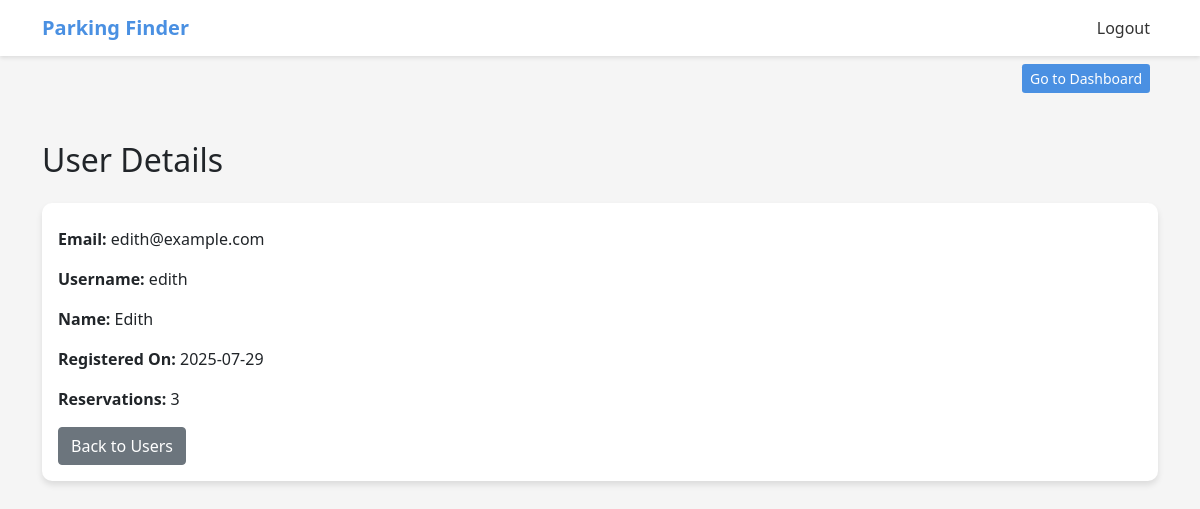
Page /admin/users/2/details (signed in) on the committed database.
### app/models.py (models this page shows, shortened)
class User(UserMixin, db.Model):
    __tablename__ = 'users'
    id = db.Column(db.Integer, primary_key=True)
    username = db.Column(db.String(64), unique=True, nullable=False)
    email = db.Column(db.String(120), unique=True, nullable=False)
    full_name = db.Column(db.String(120), nullable=False)
    password_hash = db.Column(db.String(128), nullable=False)
    created_at = db.Column(db.DateTime, default=datetime.utcnow)
    is_admin =  db.Column(db.Boolean, default=False)
    reservations = db.relationship('Reservation', backref='user', lazy=True, cascade="all, delete-orphan")

### app/routes.py (the view)
@admin.route('/users/<int:user_id>/details')
@admin_required
def view_user_details(user_id):
    user = User.query.get_or_404(user_id)
    return render_template('admin/user_details.html', user=user)

### app/__init__.py (called while the page is built)
@login_manager.user_loader
def load_user(user_id):
    from .models import User
    return User.query.get(int(user_id))

### app/templates/admin/user_details.html (shortened to what this page needs)
{% extends 'base.html' %}
{% block content %}
<div class="container mt-5">
    <h2 class="mb-4">User Details</h2>
    <div class="card">
        <div class="card-body">
            <p class="card-text"><strong>Email:</strong> {{ user.email }}</p>
            <p class="card-text"><strong>Username:</strong> {{ user.username }}</p>
            <p class="card-text"><strong>Name:</strong> {{ user.full_name }}</p>
            <p class="card-text"><strong>Registered On:</strong> {{ user.created_at.strftime('%Y-%m-%d') }}</p>
            <p class="card-text"><strong>Reservations:</strong> {{ user.reservations|length }}</p>
            <a href="{{ url_for('admin.manage_users') }}" class="btn btn-secondary">Back to Users</a>
        </div>
    </div>
</div>
{% endblock %}

### app/templates/base.html (style rules this page uses)
:root { --primary-color: #4A90E2; --secondary-color: #F5F5F5; --accent-color: #34C759; }
body { background-color: var(--secondary-color); font-family: 'Segoe UI', sans-serif; }
.card { border-radius: 10px; border: none; box-shadow: 0 4px 6px rgba(0,0,0,0.1); }

### rows in the picture
User: email "edith@example.com", username "edith", full_name "Edith", created_at "2025-07-29"

### other values in the picture
{{ user.reservations|length }} "3"
